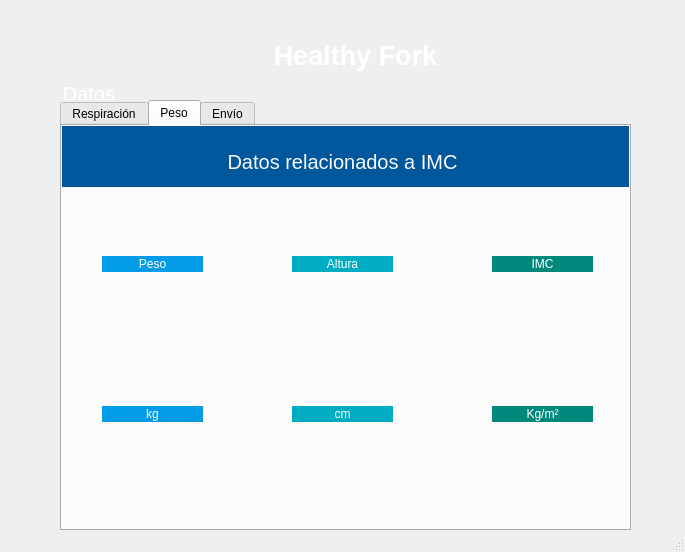
<?xml version="1.0" encoding="UTF-8"?>
<ui version="4.0">
 <class>HealthyFork</class>
 <widget class="QMainWindow" name="HealthyFork">
  <property name="geometry">
   <rect>
    <x>0</x>
    <y>0</y>
    <width>685</width>
    <height>552</height>
   </rect>
  </property>
  <property name="windowTitle">
   <string>Healthy Fork Control</string>
  </property>
  <widget class="QWidget" name="centralwidget">
   <widget class="QGroupBox" name="groupBox">
    <property name="geometry">
     <rect>
      <x>60</x>
      <y>80</y>
      <width>571</width>
      <height>471</height>
     </rect>
    </property>
    <property name="font">
     <font>
      <pointsize>15</pointsize>
     </font>
    </property>
    <property name="styleSheet">
     <string notr="true">color:white;</string>
    </property>
    <property name="title">
     <string>Datos</string>
    </property>
    <property name="flat">
     <bool>false</bool>
    </property>
    <widget class="QTabWidget" name="tabWidget">
     <property name="geometry">
      <rect>
       <x>0</x>
       <y>20</y>
       <width>571</width>
       <height>431</height>
      </rect>
     </property>
     <property name="autoFillBackground">
      <bool>true</bool>
     </property>
     <property name="styleSheet">
      <string notr="true">color:black;</string>
     </property>
     <property name="tabShape">
      <enum>QTabWidget::Rounded</enum>
     </property>
     <property name="currentIndex">
      <number>1</number>
     </property>
     <widget class="QWidget" name="tab">
      <attribute name="title">
       <string>Respiración</string>
      </attribute>
      <widget class="roundProgressBar" name="pbt" native="true">
       <property name="geometry">
        <rect>
         <x>80</x>
         <y>100</y>
         <width>120</width>
         <height>80</height>
        </rect>
       </property>
      </widget>
      <widget class="roundProgressBar" name="pbr" native="true">
       <property name="geometry">
        <rect>
         <x>400</x>
         <y>100</y>
         <width>120</width>
         <height>80</height>
        </rect>
       </property>
      </widget>
      <widget class="roundProgressBar" name="pbo" native="true">
       <property name="geometry">
        <rect>
         <x>80</x>
         <y>250</y>
         <width>120</width>
         <height>80</height>
        </rect>
       </property>
      </widget>
      <widget class="roundProgressBar" name="pbp" native="true">
       <property name="geometry">
        <rect>
         <x>400</x>
         <y>260</y>
         <width>120</width>
         <height>80</height>
        </rect>
       </property>
      </widget>
      <widget class="QLabel" name="label_2">
       <property name="geometry">
        <rect>
         <x>120</x>
         <y>10</y>
         <width>341</width>
         <height>31</height>
        </rect>
       </property>
       <property name="font">
        <font>
         <pointsize>15</pointsize>
        </font>
       </property>
       <property name="styleSheet">
        <string notr="true">color: #FAFAFA;</string>
       </property>
       <property name="text">
        <string>Datos relacionados Respiración</string>
       </property>
       <property name="alignment">
        <set>Qt::AlignCenter</set>
       </property>
      </widget>
      <widget class="QLabel" name="label_4">
       <property name="geometry">
        <rect>
         <x>70</x>
         <y>70</y>
         <width>101</width>
         <height>16</height>
        </rect>
       </property>
       <property name="styleSheet">
        <string notr="true">background-color: #311b92; color:white;</string>
       </property>
       <property name="text">
        <string>Temperatura</string>
       </property>
       <property name="alignment">
        <set>Qt::AlignCenter</set>
       </property>
      </widget>
      <widget class="QLabel" name="label_5">
       <property name="geometry">
        <rect>
         <x>390</x>
         <y>70</y>
         <width>101</width>
         <height>16</height>
        </rect>
       </property>
       <property name="styleSheet">
        <string notr="true">background-color: #1a237e; color:white;</string>
       </property>
       <property name="text">
        <string>Respiración</string>
       </property>
       <property name="alignment">
        <set>Qt::AlignCenter</set>
       </property>
      </widget>
      <widget class="QLabel" name="label_6">
       <property name="geometry">
        <rect>
         <x>80</x>
         <y>230</y>
         <width>75</width>
         <height>16</height>
        </rect>
       </property>
       <property name="styleSheet">
        <string notr="true">background-color: #0d47a1; color:white;</string>
       </property>
       <property name="text">
        <string>Oxígeno</string>
       </property>
       <property name="alignment">
        <set>Qt::AlignCenter</set>
       </property>
      </widget>
      <widget class="QLabel" name="label_7">
       <property name="geometry">
        <rect>
         <x>400</x>
         <y>230</y>
         <width>75</width>
         <height>16</height>
        </rect>
       </property>
       <property name="styleSheet">
        <string notr="true">background-color: #01579b; color:white;</string>
       </property>
       <property name="text">
        <string>Pulso</string>
       </property>
       <property name="alignment">
        <set>Qt::AlignCenter</set>
       </property>
      </widget>
      <widget class="QLabel" name="label_8">
       <property name="geometry">
        <rect>
         <x>0</x>
         <y>0</y>
         <width>571</width>
         <height>51</height>
        </rect>
       </property>
       <property name="autoFillBackground">
        <bool>false</bool>
       </property>
       <property name="styleSheet">
        <string notr="true">background-color: #01579b; color: #4a148c;</string>
       </property>
       <property name="text">
        <string/>
       </property>
       <property name="scaledContents">
        <bool>true</bool>
       </property>
      </widget>
      <widget class="QLabel" name="label_14">
       <property name="geometry">
        <rect>
         <x>0</x>
         <y>381</y>
         <width>571</width>
         <height>20</height>
        </rect>
       </property>
       <property name="text">
        <string/>
       </property>
       <property name="pixmap">
        <pixmap>../../../Downloads/hand-drawn-abstract-blue-leaves-pattern/5570734.jpg</pixmap>
       </property>
      </widget>
      <widget class="QPushButton" name="gt">
       <property name="geometry">
        <rect>
         <x>70</x>
         <y>190</y>
         <width>91</width>
         <height>24</height>
        </rect>
       </property>
       <property name="styleSheet">
        <string notr="true">background-color: #f57f17 ; color:white; border: 0px;</string>
       </property>
       <property name="text">
        <string>Gráfica</string>
       </property>
      </widget>
      <widget class="QPushButton" name="go">
       <property name="geometry">
        <rect>
         <x>70</x>
         <y>350</y>
         <width>91</width>
         <height>24</height>
        </rect>
       </property>
       <property name="styleSheet">
        <string notr="true">background-color: #e65100 ; color:white; border: 0px;</string>
       </property>
       <property name="text">
        <string>Gráfica</string>
       </property>
      </widget>
      <widget class="QPushButton" name="gp">
       <property name="geometry">
        <rect>
         <x>400</x>
         <y>350</y>
         <width>91</width>
         <height>24</height>
        </rect>
       </property>
       <property name="styleSheet">
        <string notr="true">background-color: #ffd600 ; color:white; border: 0px;</string>
       </property>
       <property name="text">
        <string>Gráfica</string>
       </property>
      </widget>
      <widget class="QPushButton" name="gr">
       <property name="geometry">
        <rect>
         <x>400</x>
         <y>190</y>
         <width>91</width>
         <height>24</height>
        </rect>
       </property>
       <property name="styleSheet">
        <string notr="true">background-color: #ff6f00 ; color:white; border: 0px;</string>
       </property>
       <property name="text">
        <string>Gráfica</string>
       </property>
      </widget>
      <zorder>label_8</zorder>
      <zorder>pbt</zorder>
      <zorder>pbr</zorder>
      <zorder>pbo</zorder>
      <zorder>pbp</zorder>
      <zorder>label_2</zorder>
      <zorder>label_4</zorder>
      <zorder>label_5</zorder>
      <zorder>label_6</zorder>
      <zorder>label_7</zorder>
      <zorder>label_14</zorder>
      <zorder>gt</zorder>
      <zorder>go</zorder>
      <zorder>gp</zorder>
      <zorder>gr</zorder>
     </widget>
     <widget class="QWidget" name="tab_2">
      <attribute name="title">
       <string>Peso</string>
      </attribute>
      <widget class="QLabel" name="label_9">
       <property name="geometry">
        <rect>
         <x>0</x>
         <y>0</y>
         <width>571</width>
         <height>61</height>
        </rect>
       </property>
       <property name="autoFillBackground">
        <bool>false</bool>
       </property>
       <property name="styleSheet">
        <string notr="true">background-color: #01579b; color: #01579b;</string>
       </property>
       <property name="text">
        <string/>
       </property>
       <property name="scaledContents">
        <bool>true</bool>
       </property>
      </widget>
      <widget class="QLabel" name="label_10">
       <property name="geometry">
        <rect>
         <x>140</x>
         <y>20</y>
         <width>281</width>
         <height>31</height>
        </rect>
       </property>
       <property name="font">
        <font>
         <pointsize>15</pointsize>
        </font>
       </property>
       <property name="styleSheet">
        <string notr="true">color: #FAFAFA;</string>
       </property>
       <property name="text">
        <string>Datos relacionados a IMC</string>
       </property>
       <property name="alignment">
        <set>Qt::AlignCenter</set>
       </property>
      </widget>
      <widget class="QLabel" name="label_17">
       <property name="geometry">
        <rect>
         <x>40</x>
         <y>130</y>
         <width>101</width>
         <height>16</height>
        </rect>
       </property>
       <property name="styleSheet">
        <string notr="true">background-color: #039be5; color:white;</string>
       </property>
       <property name="text">
        <string>Peso</string>
       </property>
       <property name="alignment">
        <set>Qt::AlignCenter</set>
       </property>
      </widget>
      <widget class="QLabel" name="label_18">
       <property name="geometry">
        <rect>
         <x>230</x>
         <y>130</y>
         <width>101</width>
         <height>16</height>
        </rect>
       </property>
       <property name="styleSheet">
        <string notr="true">background-color: #00acc1; color:white;</string>
       </property>
       <property name="text">
        <string>Altura</string>
       </property>
       <property name="alignment">
        <set>Qt::AlignCenter</set>
       </property>
      </widget>
      <widget class="QLabel" name="pbimc">
       <property name="geometry">
        <rect>
         <x>430</x>
         <y>130</y>
         <width>101</width>
         <height>16</height>
        </rect>
       </property>
       <property name="styleSheet">
        <string notr="true">background-color: #00897b; color:white;</string>
       </property>
       <property name="text">
        <string>IMC</string>
       </property>
       <property name="alignment">
        <set>Qt::AlignCenter</set>
       </property>
      </widget>
      <widget class="roundProgressBar" name="pbpeso" native="true">
       <property name="geometry">
        <rect>
         <x>40</x>
         <y>180</y>
         <width>120</width>
         <height>80</height>
        </rect>
       </property>
      </widget>
      <widget class="roundProgressBar" name="pbimc_2" native="true">
       <property name="geometry">
        <rect>
         <x>440</x>
         <y>180</y>
         <width>120</width>
         <height>80</height>
        </rect>
       </property>
      </widget>
      <widget class="roundProgressBar" name="pba" native="true">
       <property name="geometry">
        <rect>
         <x>240</x>
         <y>180</y>
         <width>120</width>
         <height>80</height>
        </rect>
       </property>
      </widget>
      <widget class="QLabel" name="label_13">
       <property name="geometry">
        <rect>
         <x>0</x>
         <y>375</y>
         <width>571</width>
         <height>31</height>
        </rect>
       </property>
       <property name="text">
        <string/>
       </property>
       <property name="pixmap">
        <pixmap>../../../Downloads/hand-drawn-abstract-blue-leaves-pattern/5570734.jpg</pixmap>
       </property>
      </widget>
      <widget class="QLabel" name="label_19">
       <property name="geometry">
        <rect>
         <x>40</x>
         <y>280</y>
         <width>101</width>
         <height>16</height>
        </rect>
       </property>
       <property name="styleSheet">
        <string notr="true">background-color: #039be5; color:white;</string>
       </property>
       <property name="text">
        <string>kg</string>
       </property>
       <property name="alignment">
        <set>Qt::AlignCenter</set>
       </property>
      </widget>
      <widget class="QLabel" name="label_25">
       <property name="geometry">
        <rect>
         <x>230</x>
         <y>280</y>
         <width>101</width>
         <height>16</height>
        </rect>
       </property>
       <property name="styleSheet">
        <string notr="true">background-color: #00acc1; color:white;</string>
       </property>
       <property name="text">
        <string>cm</string>
       </property>
       <property name="alignment">
        <set>Qt::AlignCenter</set>
       </property>
      </widget>
      <widget class="QLabel" name="label_26">
       <property name="geometry">
        <rect>
         <x>430</x>
         <y>280</y>
         <width>101</width>
         <height>16</height>
        </rect>
       </property>
       <property name="styleSheet">
        <string notr="true">background-color: #00897b; color:white;</string>
       </property>
       <property name="text">
        <string>Kg/m²</string>
       </property>
       <property name="alignment">
        <set>Qt::AlignCenter</set>
       </property>
      </widget>
     </widget>
     <widget class="QWidget" name="tab_3">
      <attribute name="title">
       <string>Envío</string>
      </attribute>
      <widget class="QLabel" name="label_11">
       <property name="geometry">
        <rect>
         <x>0</x>
         <y>0</y>
         <width>571</width>
         <height>51</height>
        </rect>
       </property>
       <property name="autoFillBackground">
        <bool>false</bool>
       </property>
       <property name="styleSheet">
        <string notr="true">background-color: #0d47a1; color: #4a148c;</string>
       </property>
       <property name="text">
        <string/>
       </property>
       <property name="scaledContents">
        <bool>true</bool>
       </property>
      </widget>
      <widget class="QLabel" name="label_12">
       <property name="geometry">
        <rect>
         <x>100</x>
         <y>10</y>
         <width>371</width>
         <height>31</height>
        </rect>
       </property>
       <property name="font">
        <font>
         <pointsize>17</pointsize>
         <weight>75</weight>
         <italic>false</italic>
         <bold>true</bold>
        </font>
       </property>
       <property name="styleSheet">
        <string notr="true">color: #FAFAFA;</string>
       </property>
       <property name="text">
        <string>Formulario de envío de Datos</string>
       </property>
       <property name="alignment">
        <set>Qt::AlignCenter</set>
       </property>
      </widget>
      <widget class="QLabel" name="label_20">
       <property name="geometry">
        <rect>
         <x>310</x>
         <y>210</y>
         <width>101</width>
         <height>16</height>
        </rect>
       </property>
       <property name="styleSheet">
        <string notr="true">background-color:#006064; color:white;</string>
       </property>
       <property name="text">
        <string>Cédula</string>
       </property>
       <property name="alignment">
        <set>Qt::AlignLeading|Qt::AlignLeft|Qt::AlignVCenter</set>
       </property>
      </widget>
      <widget class="QLabel" name="label_21">
       <property name="geometry">
        <rect>
         <x>310</x>
         <y>300</y>
         <width>101</width>
         <height>16</height>
        </rect>
       </property>
       <property name="styleSheet">
        <string notr="true">background-color:#01579b; color:white; border-radius:10;</string>
       </property>
       <property name="text">
        <string>Contraseña</string>
       </property>
       <property name="alignment">
        <set>Qt::AlignLeading|Qt::AlignLeft|Qt::AlignVCenter</set>
       </property>
      </widget>
      <widget class="QLineEdit" name="passw">
       <property name="geometry">
        <rect>
         <x>310</x>
         <y>330</y>
         <width>211</width>
         <height>24</height>
        </rect>
       </property>
      </widget>
      <widget class="QPushButton" name="send">
       <property name="geometry">
        <rect>
         <x>370</x>
         <y>370</y>
         <width>91</width>
         <height>24</height>
        </rect>
       </property>
       <property name="styleSheet">
        <string notr="true">background-color: #1a237e ; color:white; border: 0px;</string>
       </property>
       <property name="text">
        <string>Enviar</string>
       </property>
      </widget>
      <widget class="QLineEdit" name="ced">
       <property name="geometry">
        <rect>
         <x>310</x>
         <y>250</y>
         <width>211</width>
         <height>24</height>
        </rect>
       </property>
      </widget>
      <widget class="QLabel" name="label_22">
       <property name="geometry">
        <rect>
         <x>300</x>
         <y>60</y>
         <width>261</width>
         <height>51</height>
        </rect>
       </property>
       <property name="font">
        <font>
         <pointsize>15</pointsize>
         <weight>50</weight>
         <italic>false</italic>
         <bold>false</bold>
        </font>
       </property>
       <property name="autoFillBackground">
        <bool>false</bool>
       </property>
       <property name="styleSheet">
        <string notr="true">color: white; background-color:#2962ff; </string>
       </property>
       <property name="text">
        <string>Envío de datos</string>
       </property>
       <property name="textFormat">
        <enum>Qt::PlainText</enum>
       </property>
       <property name="scaledContents">
        <bool>true</bool>
       </property>
       <property name="alignment">
        <set>Qt::AlignCenter</set>
       </property>
       <property name="wordWrap">
        <bool>true</bool>
       </property>
      </widget>
      <widget class="QLabel" name="label_23">
       <property name="geometry">
        <rect>
         <x>20</x>
         <y>60</y>
         <width>271</width>
         <height>331</height>
        </rect>
       </property>
       <property name="text">
        <string/>
       </property>
       <property name="pixmap">
        <pixmap>../../../Downloads/hand-drawn-abstract-blue-leaves-pattern/5570734.jpg</pixmap>
       </property>
       <property name="scaledContents">
        <bool>true</bool>
       </property>
       <property name="alignment">
        <set>Qt::AlignCenter</set>
       </property>
      </widget>
      <widget class="QLabel" name="label_24">
       <property name="geometry">
        <rect>
         <x>310</x>
         <y>130</y>
         <width>231</width>
         <height>51</height>
        </rect>
       </property>
       <property name="text">
        <string>Porfavor inserte su cédula y contraseña para enviar los datos</string>
       </property>
       <property name="alignment">
        <set>Qt::AlignCenter</set>
       </property>
       <property name="wordWrap">
        <bool>true</bool>
       </property>
      </widget>
     </widget>
    </widget>
   </widget>
   <widget class="QLabel" name="label">
    <property name="geometry">
     <rect>
      <x>0</x>
      <y>0</y>
      <width>691</width>
      <height>271</height>
     </rect>
    </property>
    <property name="text">
     <string/>
    </property>
    <property name="pixmap">
     <pixmap>../../../Downloads/ABSTRACT_COLORFUL_BACKGROUND_01.jpg</pixmap>
    </property>
    <property name="scaledContents">
     <bool>true</bool>
    </property>
   </widget>
   <widget class="QLabel" name="label_3">
    <property name="geometry">
     <rect>
      <x>230</x>
      <y>40</y>
      <width>251</width>
      <height>31</height>
     </rect>
    </property>
    <property name="font">
     <font>
      <pointsize>20</pointsize>
      <weight>75</weight>
      <bold>true</bold>
     </font>
    </property>
    <property name="styleSheet">
     <string notr="true">color: white;</string>
    </property>
    <property name="text">
     <string>Healthy Fork</string>
    </property>
    <property name="alignment">
     <set>Qt::AlignCenter</set>
    </property>
   </widget>
   <zorder>label</zorder>
   <zorder>label_3</zorder>
   <zorder>groupBox</zorder>
  </widget>
  <widget class="QStatusBar" name="statusbar"/>
 </widget>
 <customwidgets>
  <customwidget>
   <class>roundProgressBar</class>
   <extends>QWidget</extends>
   <header>PySide2extn.RoundProgressBar.h</header>
   <container>1</container>
  </customwidget>
 </customwidgets>
 <resources/>
 <connections/>
</ui>
